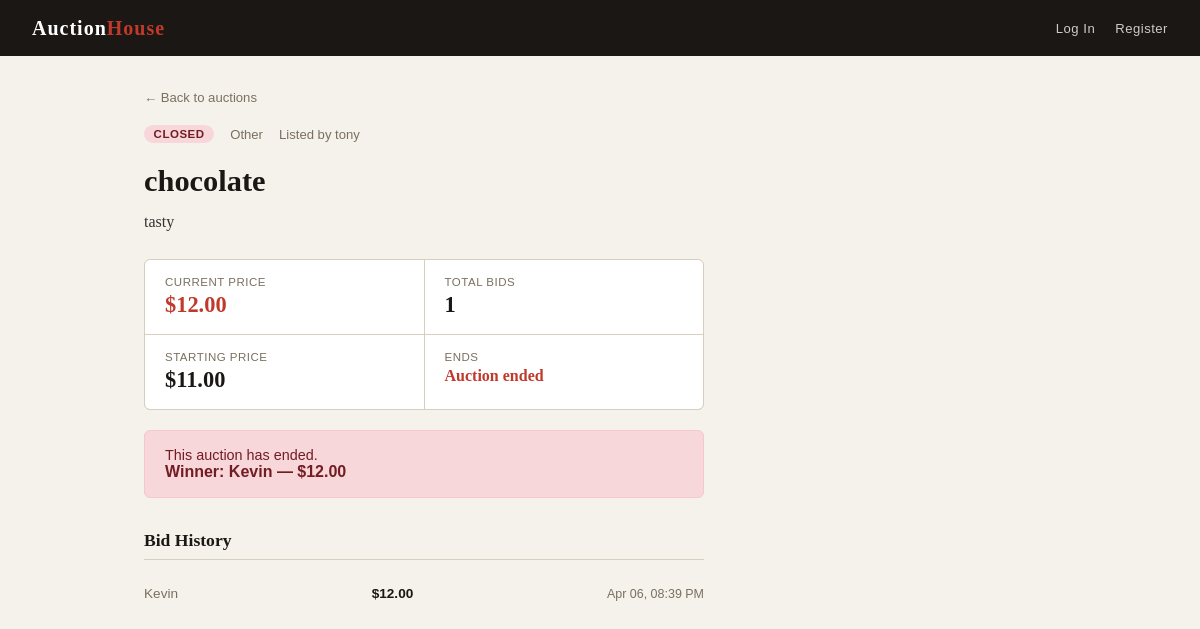
The app's page /item/2 with its own data.
### models.py (models this page shows, shortened)
class Item(db.Model):
    __tablename__ = 'item'
    id = db.Column(db.Integer, primary_key=True)
    seller_id = db.Column(db.Integer, db.ForeignKey('user.id'), nullable=False)
    category_id = db.Column(db.Integer, db.ForeignKey('category.id'), nullable=False)
    title = db.Column(db.String(120), nullable=False)
    description = db.Column(db.Text, nullable=False)
    starting_price = db.Column(db.Float, nullable=False)
    end_time = db.Column(db.DateTime, nullable=False)
    status = db.Column(db.String(10), default='open')  # 'open' or 'closed'
    bids = db.relationship('Bid', backref='item', lazy=True)
    def current_price(self):
        if self.bids:
            return max(b.amount for b in self.bids)
        return self.starting_price
    def bid_count(self):
        return len(self.bids)
    def is_open(self):
        return self.status == 'open' and datetime.utcnow() < self.end_time

class Category(db.Model):
    __tablename__ = 'category'
    id = db.Column(db.Integer, primary_key=True)
    name = db.Column(db.String(50), unique=True, nullable=False)
    items = db.relationship('Item', backref='category', lazy=True)

class User(UserMixin, db.Model):
    __tablename__ = 'user'
    id = db.Column(db.Integer, primary_key=True)
    username = db.Column(db.String(80), unique=True, nullable=False)
    email = db.Column(db.String(120), unique=True, nullable=False)
    password_hash = db.Column(db.String(128), nullable=False)
    created_at = db.Column(db.DateTime, default=datetime.utcnow)
    items = db.relationship('Item', backref='seller', lazy=True, foreign_keys='Item.seller_id')
    bids = db.relationship('Bid', backref='bidder', lazy=True)

class Bid(db.Model):
    __tablename__ = 'bid'
    id = db.Column(db.Integer, primary_key=True)
    item_id = db.Column(db.Integer, db.ForeignKey('item.id'), nullable=False)
    bidder_id = db.Column(db.Integer, db.ForeignKey('user.id'), nullable=False)
    amount = db.Column(db.Float, nullable=False)
    placed_at = db.Column(db.DateTime, default=datetime.utcnow)

### app.py (the view, shortened to what this page needs)
@app.route('/item/<int:item_id>', methods=['GET', 'POST'])
def item_detail(item_id):
    item = Item.query.get_or_404(item_id)
    form = BidForm()
    bids = Bid.query.filter_by(item_id=item_id).order_by(Bid.placed_at.desc()).all()
    return render_template('item.html', item=item, form=form, bids=bids)

### app.py (called while the page is built)
@app.template_filter('localtime')
def localtime_filter(dt):
    return dt - timedelta(hours=4)

def seed_data():
    if Category.query.count() == 0:
        categories = ['Electronics', 'Clothing', 'Collectibles', 'Books', 'Sports', 'Other']
        for name in categories:
            db.session.add(Category(name=name))
        db.session.commit()

@app.before_request
def create_tables():
    db.create_all()
    seed_data()

### templates/item.html (shortened to what this page needs)
{% extends 'base.html' %}
{% block content %}
<a href="{{ url_for('index') }}" class="back">← Back to auctions</a>
<div class="item-layout">
  <div class="item-main">
    <div class="item-meta">
      <span class="badge badge-{{ item.status }}">{{ item.status }}</span>
      <span>{{ item.category.name }}</span>
      <span>Listed by {{ item.seller.username }}</span>
    </div>
    <h1>{{ item.title }}</h1>
    <p class="item-desc">{{ item.description }}</p>
    <div class="bid-stats">
      <div class="stat">
        <div class="label">Current Price</div>
        <div class="value price">${{ '%.2f'|format(item.current_price()) }}</div>
      </div>
      <div class="stat">
        <div class="label">Total Bids</div>
        <div class="value">{{ item.bid_count() }}</div>
      </div>
      <div class="stat">
        <div class="label">Starting Price</div>
        <div class="value">${{ '%.2f'|format(item.starting_price) }}</div>
      </div>
      <div class="stat">
        <div class="label">Ends</div>
        <div class="value" style="font-size:1rem;" data-endtime="{{ (item.end_time|localtime).strftime('%Y-%m-%dT%H:%M:%S') }}">{{ (item.end_time|localtime).strftime('%b %d, %Y %I:%M %p') }}</div>
      </div>
    </div>
    {% if not item.is_open() %}
      <div class="closed-banner">
        This auction has ended.
        {% if bids %}
          <div class="winner">Winner: {{ bids[0].bidder.username }} — ${{ '%.2f'|format(bids[0].amount) }}</div>
        {% else %}
          No bids were placed.
        {% endif %}
      </div>
    {% endif %}
    {% if bids %}
    <div class="bid-history">
      <h3>Bid History</h3>
      {% for bid in bids %}
        <div class="bid-row">
          <span class="bidder">{{ bid.bidder.username }}</span>
          <span class="amount">${{ '%.2f'|format(bid.amount) }}</span>
          <span class="time">{{ bid.placed_at.strftime('%b %d, %I:%M %p') }}</span>
        </div>
      {% endfor %}
    </div>
    {% endif %}
  </div>
</div>
{% endblock %}

### templates/base.html (style rules this page uses)
*, *::before, *::after { box-sizing: border-box; margin: 0; padding: 0; }
:root { --bg: #f5f2eb; --surface: #ffffff; --border: #d6cfc0; --text: #1a1714; --text-muted: #7a7060; --accent: #c0392b; --accent-dark: #962d22; --success: #27ae60; --radius: 6px; --font: 'Georgia', serif; --font-ui: 'Verdana', sans-serif; }
body { background: var(--bg); color: var(--text); font-family: var(--font); min-height: 100vh; }
.badge { display: inline-block; padding: 0.2rem 0.6rem; border-radius: 999px; font-family: var(--font-ui); font-size: 0.72rem; font-weight: bold; text-transform: uppercase; letter-spacing: 0.5px; }
.badge-closed { background: #f8d7da; color: #721c24; }

### templates/item.html (style rules this page uses)
.back { font-family: var(--font-ui); font-size: 0.82rem; color: var(--text-muted); text-decoration: none; display: inline-block; margin-bottom: 1.25rem; }
.item-layout { display: grid; grid-template-columns: 1fr 320px; gap: 2rem; align-items: start; }
.item-main h1 { font-size: 1.9rem; line-height: 1.2; margin-bottom: 0.5rem; }
.item-meta { display: flex; gap: 1rem; align-items: center; margin-bottom: 1.25rem; font-family: var(--font-ui); font-size: 0.82rem; color: var(--text-muted); }
.item-desc { line-height: 1.7; color: #333; margin-bottom: 1.5rem; }
.bid-stats { display: grid; grid-template-columns: 1fr 1fr; gap: 1px; background: var(--border); border: 1px solid var(--border); border-radius: var(--radius); overflow: hidden; margin-bottom: 1.25rem; }
.stat { background: var(--surface); padding: 1rem 1.25rem; }
.stat .label { font-family: var(--font-ui); font-size: 0.72rem; text-transform: uppercase; letter-spacing: 0.5px; color: var(--text-muted); margin-bottom: 0.25rem; }
.stat .value { font-size: 1.4rem; font-weight: bold; }
.stat .value.price { color: var(--accent); }
.bid-history h3 { font-size: 1.1rem; margin-bottom: 1rem; margin-top: 2rem; padding-bottom: 0.5rem; border-bottom: 1px solid var(--border); }
.bid-row { display: flex; justify-content: space-between; align-items: center; padding: 0.65rem 0; border-bottom: 1px solid var(--border); font-family: var(--font-ui); font-size: 0.85rem; }
.bid-row:last-child { border-bottom: none; }
.bid-row .bidder { color: var(--text-muted); }
.bid-row .amount { font-weight: bold; color: var(--text); }
.bid-row .time { font-size: 0.78rem; color: var(--text-muted); }
.closed-banner { background: #f8d7da; border: 1px solid #f5c6cb; border-radius: var(--radius); padding: 1rem 1.25rem; margin-bottom: 1.25rem; font-family: var(--font-ui); font-size: 0.9rem; color: #721c24; }
.winner { font-weight: bold; font-size: 1rem; }

### records on screen
Item: status "CLOSED", title "chocolate", description "tasty", starting_price "11.00"
Category: category.name "Other"
User: seller.username "tony"
Bid: current_price "12.00", amount "12.00", bidder.username "Kevin", placed_at "Apr 06, 08:39 PM"
User: username "Kevin"

### other values on screen
{{ item.bid_count() }} "1"
